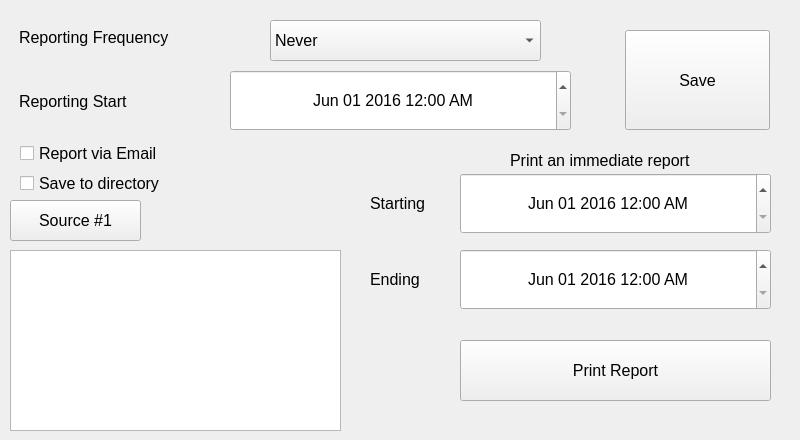
   <widget class="QWidget" name="tabReport">
    <attribute name="title">
     <string>Report</string>
    </attribute>
    <widget class="QLabel" name="lReportFreq">
     <property name="geometry">
      <rect>
       <x>19</x>
       <y>23</y>
       <width>241</width>
       <height>28</height>
      </rect>
     </property>
     <property name="font">
      <font>
       <pointsize>12</pointsize>
      </font>
     </property>
     <property name="text">
      <string>Reporting Frequency</string>
     </property>
    </widget>
    <widget class="QPushButton" name="btnSaveSettings">
     <property name="geometry">
      <rect>
       <x>625</x>
       <y>30</y>
       <width>145</width>
       <height>100</height>
      </rect>
     </property>
     <property name="font">
      <font>
       <pointsize>12</pointsize>
      </font>
     </property>
     <property name="text">
      <string>Save</string>
     </property>
    </widget>
    <widget class="QLabel" name="lStartTime">
     <property name="geometry">
      <rect>
       <x>19</x>
       <y>87</y>
       <width>211</width>
       <height>28</height>
      </rect>
     </property>
     <property name="font">
      <font>
       <family>Cantarell</family>
       <pointsize>12</pointsize>
      </font>
     </property>
     <property name="text">
      <string>Reporting Start</string>
     </property>
    </widget>
    <widget class="QComboBox" name="cbReportFreq">
     <property name="geometry">
      <rect>
       <x>270</x>
       <y>20</y>
       <width>271</width>
       <height>41</height>
      </rect>
     </property>
     <property name="font">
      <font>
       <pointsize>12</pointsize>
      </font>
     </property>
     <item>
      <property name="text">
       <string>Never</string>
      </property>
     </item>
     <item>
      <property name="text">
       <string>Each Activity</string>
      </property>
     </item>
     <item>
      <property name="text">
       <string>Hourly</string>
      </property>
     </item>
     <item>
      <property name="text">
       <string>Every 12 Hours</string>
      </property>
     </item>
     <item>
      <property name="text">
       <string>Daily</string>
      </property>
     </item>
     <item>
      <property name="text">
       <string>Weekly</string>
      </property>
     </item>
     <item>
      <property name="text">
       <string>Monthly</string>
      </property>
     </item>
    </widget>
    <widget class="QDateTimeEdit" name="dtStart">
     <property name="geometry">
      <rect>
       <x>230</x>
       <y>70</y>
       <width>341</width>
       <height>61</height>
      </rect>
     </property>
     <property name="font">
      <font>
       <pointsize>12</pointsize>
      </font>
     </property>
     <property name="alignment">
      <set>Qt::AlignCenter</set>
     </property>
     <property name="buttonSymbols">
      <enum>QAbstractSpinBox::UpDownArrows</enum>
     </property>
     <property name="accelerated">
      <bool>true</bool>
     </property>
     <property name="showGroupSeparator" stdset="0">
      <bool>false</bool>
     </property>
     <property name="maximumDate">
      <date>
       <year>2055</year>
       <month>12</month>
       <day>31</day>
      </date>
     </property>
     <property name="minimumDate">
      <date>
       <year>2016</year>
       <month>6</month>
       <day>1</day>
      </date>
     </property>
     <property name="currentSection">
      <enum>QDateTimeEdit::MonthSection</enum>
     </property>
     <property name="displayFormat">
      <string>MMM dd yyyy hh:mm AP</string>
     </property>
     <property name="calendarPopup">
      <bool>false</bool>
     </property>
    </widget>
    <widget class="QCheckBox" name="cbReportToFile">
     <property name="geometry">
      <rect>
       <x>20</x>
       <y>170</y>
       <width>271</width>
       <height>26</height>
      </rect>
     </property>
     <property name="font">
      <font>
       <pointsize>12</pointsize>
      </font>
     </property>
     <property name="text">
      <string>Save to directory</string>
     </property>
    </widget>
    <widget class="QWidget" name="widgetImmediateReport" native="true">
     <property name="enabled">
      <bool>true</bool>
     </property>
     <property name="geometry">
      <rect>
       <x>360</x>
       <y>130</y>
       <width>431</width>
       <height>291</height>
      </rect>
     </property>
     <property name="autoFillBackground">
      <bool>true</bool>
     </property>
     <widget class="QDateTimeEdit" name="dtStartReport">
      <property name="geometry">
       <rect>
        <x>100</x>
        <y>43</y>
        <width>311</width>
        <height>61</height>
       </rect>
      </property>
      <property name="font">
       <font>
        <pointsize>12</pointsize>
       </font>
      </property>
      <property name="alignment">
       <set>Qt::AlignCenter</set>
      </property>
      <property name="buttonSymbols">
       <enum>QAbstractSpinBox::UpDownArrows</enum>
      </property>
      <property name="accelerated">
       <bool>true</bool>
      </property>
      <property name="showGroupSeparator" stdset="0">
       <bool>true</bool>
      </property>
      <property name="maximumDate">
       <date>
        <year>2055</year>
        <month>12</month>
        <day>31</day>
       </date>
      </property>
      <property name="minimumDate">
       <date>
        <year>2016</year>
        <month>6</month>
        <day>1</day>
       </date>
      </property>
      <property name="currentSection">
       <enum>QDateTimeEdit::MonthSection</enum>
      </property>
      <property name="displayFormat">
       <string>MMM dd yyyy hh:mm AP</string>
      </property>
      <property name="calendarPopup">
       <bool>false</bool>
      </property>
     </widget>
     <widget class="QLabel" name="label_7">
      <property name="geometry">
       <rect>
        <x>150</x>
        <y>20</y>
        <width>371</width>
        <height>21</height>
       </rect>
      </property>
      <property name="font">
       <font>
        <pointsize>12</pointsize>
       </font>
      </property>
      <property name="text">
       <string>Print an immediate report</string>
      </property>
     </widget>
     <widget class="QLabel" name="label_8">
      <property name="geometry">
       <rect>
        <x>10</x>
        <y>53</y>
        <width>81</width>
        <height>41</height>
       </rect>
      </property>
      <property name="font">
       <font>
        <pointsize>12</pointsize>
       </font>
      </property>
      <property name="text">
       <string>Starting</string>
      </property>
     </widget>
     <widget class="QLabel" name="label_9">
      <property name="geometry">
       <rect>
        <x>10</x>
        <y>129</y>
        <width>81</width>
        <height>41</height>
       </rect>
      </property>
      <property name="font">
       <font>
        <pointsize>12</pointsize>
       </font>
      </property>
      <property name="text">
       <string>Ending</string>
      </property>
     </widget>
     <widget class="QDateTimeEdit" name="dtEndReport">
      <property name="geometry">
       <rect>
        <x>100</x>
        <y>119</y>
        <width>311</width>
        <height>61</height>
       </rect>
      </property>
      <property name="font">
       <font>
        <pointsize>12</pointsize>
       </font>
      </property>
      <property name="alignment">
       <set>Qt::AlignCenter</set>
      </property>
      <property name="buttonSymbols">
       <enum>QAbstractSpinBox::UpDownArrows</enum>
      </property>
      <property name="accelerated">
       <bool>true</bool>
      </property>
      <property name="showGroupSeparator" stdset="0">
       <bool>true</bool>
      </property>
      <property name="maximumDate">
       <date>
        <year>2055</year>
        <month>12</month>
        <day>31</day>
       </date>
      </property>
      <property name="minimumDate">
       <date>
        <year>2016</year>
        <month>6</month>
        <day>1</day>
       </date>
      </property>
      <property name="currentSection">
       <enum>QDateTimeEdit::MonthSection</enum>
      </property>
      <property name="displayFormat">
       <string>MMM dd yyyy hh:mm AP</string>
      </property>
      <property name="calendarPopup">
       <bool>false</bool>
      </property>
      <property name="currentSectionIndex">
       <number>0</number>
      </property>
     </widget>
     <widget class="QPushButton" name="btnPrintReport">
      <property name="geometry">
       <rect>
        <x>100</x>
        <y>210</y>
        <width>311</width>
        <height>61</height>
       </rect>
      </property>
      <property name="font">
       <font>
        <pointsize>12</pointsize>
       </font>
      </property>
      <property name="text">
       <string>Print Report</string>
      </property>
     </widget>
    </widget>
    <widget class="QTreeView" name="treeView">
     <property name="geometry">
      <rect>
       <x>10</x>
       <y>250</y>
       <width>331</width>
       <height>181</height>
      </rect>
     </property>
    </widget>
    <widget class="QCheckBox" name="cbReportViaEmail">
     <property name="geometry">
      <rect>
       <x>20</x>
       <y>140</y>
       <width>271</width>
       <height>26</height>
      </rect>
     </property>
     <property name="font">
      <font>
       <pointsize>12</pointsize>
      </font>
     </property>
     <property name="text">
      <string>Report via Email</string>
     </property>
    </widget>
    <widget class="QPushButton" name="btnToggleSource">
     <property name="geometry">
      <rect>
       <x>10</x>
       <y>200</y>
       <width>131</width>
       <height>41</height>
      </rect>
     </property>
     <property name="font">
      <font>
       <pointsize>12</pointsize>
      </font>
     </property>
     <property name="text">
      <string>Source #1</string>
     </property>
     <property name="checkable">
      <bool>true</bool>
     </property>
     <property name="checked">
      <bool>false</bool>
     </property>
    </widget>
    <zorder>lReportFreq</zorder>
    <zorder>lStartTime</zorder>
    <zorder>dtStart</zorder>
    <zorder>treeView</zorder>
    <zorder>widgetImmediateReport</zorder>
    <zorder>btnToggleSource</zorder>
    <zorder>cbReportFreq</zorder>
    <zorder>cbReportViaEmail</zorder>
    <zorder>cbReportToFile</zorder>
    <zorder>cbTimeZone</zorder>
   </widget>
